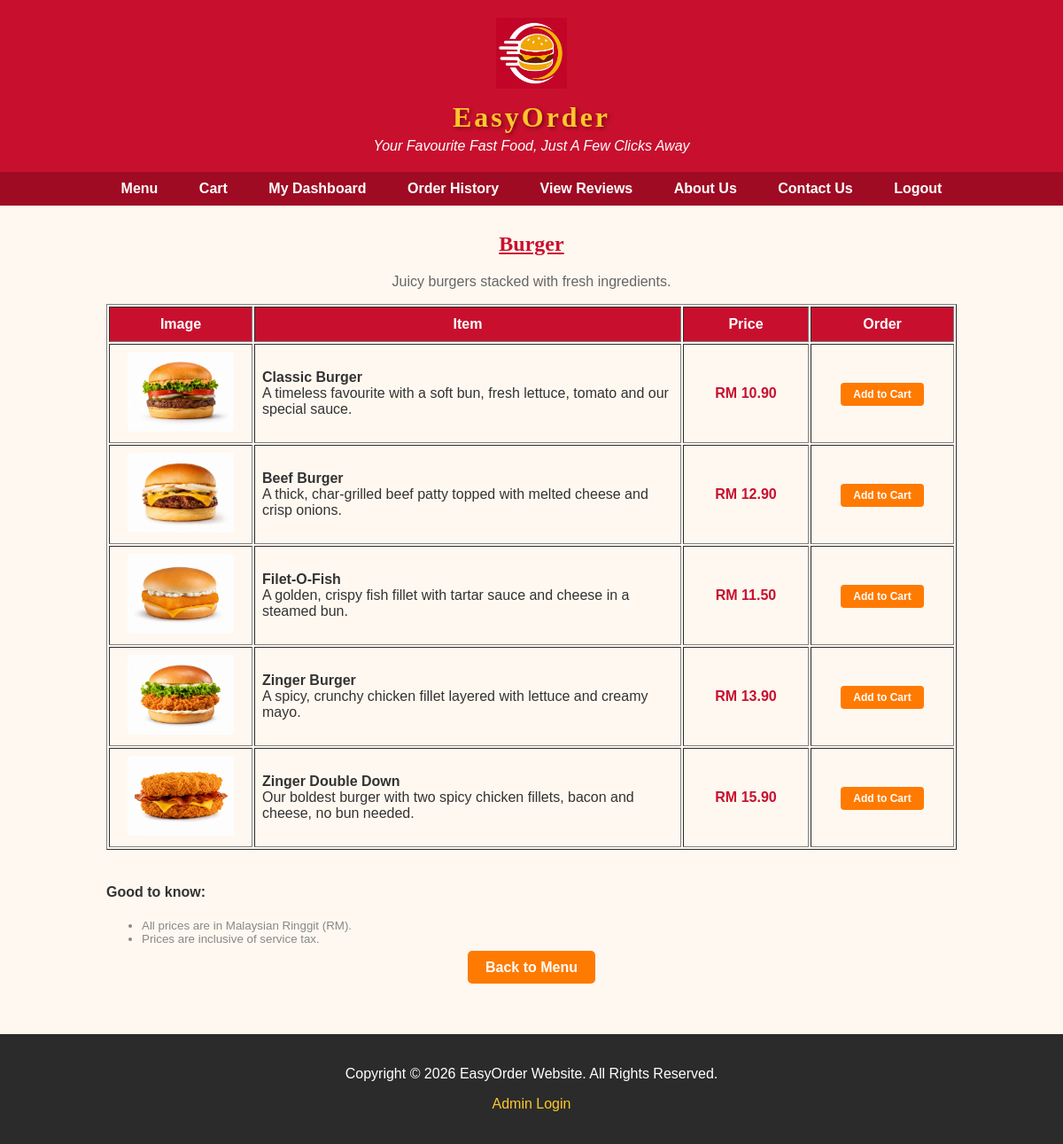
Screenshot of /product.php?cat=C002 with the database file from the repository.
### tables this page shows
CREATE TABLE `category` (
  `category_id` char(5) NOT NULL,
  `category_name` varchar(50) NOT NULL,
  `category_desc` varchar(100) NOT NULL,
  `category_status` varchar(10) NOT NULL,
  `category_isDelete` int(1) NOT NULL DEFAULT 0
);

CREATE TABLE `product` (
  `product_id` char(5) NOT NULL,
  `product_name` varchar(100) NOT NULL,
  `product_desc` varchar(255) NOT NULL DEFAULT '',
  `product_category` varchar(50) NOT NULL,
  `product_price` decimal(5,2) NOT NULL,
  `product_stock` int(4) NOT NULL,
  `product_status` varchar(20) NOT NULL,
  `product_isDelete` int(1) NOT NULL DEFAULT 0
);

### product.php (the view, shortened to what this page needs)
<?php include("dataconnection.php"); ?>
<?php
$catname = "";
$catdesc = "";
$valid_category = false;
if(isset($_GET["cat"]))
{
	$cid = (string)$_GET["cat"];
	$cat_stmt = mysqli_prepare($connect,"SELECT * FROM category WHERE category_id=? AND category_isDelete=0 AND category_status='Active'");
	mysqli_stmt_bind_param($cat_stmt,"s",$cid);
	mysqli_stmt_execute($cat_stmt);
	$cat_result = mysqli_stmt_get_result($cat_stmt);
	if(mysqli_num_rows($cat_result) > 0)
	{
		$cat_row = mysqli_fetch_assoc($cat_result);
		$catname = $cat_row["category_name"];
		$catdesc = $cat_row["category_desc"];
		$valid_category = true;
	}
}
?>
<!DOCTYPE html>
<html>
<head>
<link rel="stylesheet" href="style.css">
</head>
<body>
<div id="header">
<img src="image/logo.png" width="80px" height="80px" alt="EasyOrder Logo" title="EasyOrder">
<h1>EasyOrder</h1>
<p>Your Favourite Fast Food, Just A Few Clicks Away</p>
</div>
<div id="navbar">
<a href="category.php">Menu</a>
<a href="cart.php">Cart</a>
<a href="dashboard.php">My Dashboard</a>
<a href="order_history.php">Order History</a>
<a href="view_review.php">View Reviews</a>
<a href="about.html">About Us</a>
<a href="contact.php">Contact Us</a>
<a href="logout.php" onclick="return confirm('Are you sure you want to logout?')">Logout</a>
</div>
<div id="main">
<?php
if($valid_category)
{
?>
<h2 class="section-title"><?php echo $catname; ?></h2>
<p class="intro"><?php echo $catdesc; ?></p>
<table class="menu-table" width="100%" border="1">
<tr>
<th width="140px">Image</th>
<th>Item</th>
<th width="120px">Price</th>
<th width="140px">Order</th>
</tr>
<?php
$product_stmt = mysqli_prepare($connect,"SELECT * FROM product WHERE product_category=? AND product_isDelete=0 AND product_status!='Inactive'");
mysqli_stmt_bind_param($product_stmt,"s",$catname);
mysqli_stmt_execute($product_stmt);
$result = mysqli_stmt_get_result($product_stmt);
while($row = mysqli_fetch_assoc($result))
{
	$pid = $row["product_id"];
	$pname = $row["product_name"];
	$pprice = $row["product_price"];
	$pstock = $row["product_stock"];
	$pstatus = $row["product_status"];
	$pdesc = $row["product_desc"];
	if($pname=="Original Recipe (1 pc)"){ $pimg="chicken-original.jpg"; }
	else if($pname=="Hot & Spicy (1 pc)"){ $pimg="chicken-hotspicy.jpg"; }
	else if($pname=="Crispy Tenders (3 pcs)"){ $pimg="chicken-tenders.jpg"; }
	else if($pname=="Nuggets (6 pcs)"){ $pimg="chicken-nuggets.jpg"; }
	else if($pname=="Classic Burger"){ $pimg="burger-classic.jpg"; }
	else if($pname=="Beef Burger"){ $pimg="burger-beef.jpg"; }
	else if($pname=="Filet-O-Fish"){ $pimg="burger-fish.jpg"; }
	else if($pname=="Zinger Burger"){ $pimg="burger-zinger.jpg"; }
	else if($pname=="Zinger Double Down"){ $pimg="burger-zingerdouble.jpg"; }
?>
<tr>
<td align="center"><img src="image/<?php echo $pimg; ?>" width="120px" height="90px" alt="<?php echo $pname; ?>" title="<?php echo $pname; ?>"></td>
<td><b><?php echo $pname; ?></b><br><?php echo $pdesc; ?></td>
<td align="center"><span class="price">RM <?php echo number_format($pprice,2); ?></span></td>
<td align="center">
<?php
if($pstock>0 && $pstatus=="Active")
{
?>
<a class="btn-small" href="cart.php?add=<?php echo $pid; ?>">Add to Cart</a>
<?php
}
else
{
?>
<span class="out-of-stock">Out of Stock</span>
<?php
}
?>
</td>
</tr>
<?php
}
?>
</table>
<br>
<h4>Good to know:</h4>
<ul class="note">
<li>All prices are in Malaysian Ringgit (RM).</li>
<li>Prices are inclusive of service tax.</li>
</ul>
<?php
}
else
{
?>
<h2 class="section-title">Category Not Available</h2>
<p class="intro">Sorry, this category is not available at the moment. Please choose another category from the menu.</p>
<?php
}
?>
<p style="text-align:center;"><a class="btn" href="category.php">Back to Menu</a></p>
</div>
<footer>
<p>Copyright &copy; 2026 EasyOrder Website. All Rights Reserved.</p>
<p><a href="admin_login.php">Admin Login</a></p>
</footer>
</body>
</html>

### style.css (style rules this page uses)
* { font-family:Arial; }
body { background-color:#FFF8F0; color:#333333; margin:0px; }
#header { background-color:#C8102E; color:#FFFFFF; text-align:center; padding:20px 10px 20px 10px; }
#header h1 { color:#FFC72C; font-family:"Arial Black"; letter-spacing:3px; text-shadow:2px 2px 4px #7A0014; margin:10px 0px 5px 0px; }
#header p { color:#FFFFFF; font-style:italic; margin:0px; }
#navbar { background-color:#9E0B22; text-align:center; padding:10px 0px 10px 0px; }
#navbar a { color:#FFFFFF; font-weight:bold; text-decoration:none; padding:12px 18px 12px 18px; margin:0px 3px 0px 3px; }
#main { width:960px; margin:auto; padding:10px 0px 20px 0px; }
.section-title { color:#C8102E; text-align:center; font-family:"Arial Narrow"; text-decoration:underline; }
.btn { background-color:#FF7A00; color:#FFFFFF; font-weight:bold; text-decoration:none; padding:10px 20px 10px 20px; border-radius:5px; }
th { background-color:#C8102E; color:#FFFFFF; padding:10px; }
td { padding:8px; }
footer { background-color:#2B2B2B; color:#FFFFFF; text-align:center; padding:20px 10px 20px 10px; margin-top:30px; }
footer a { color:#FFC72C; text-decoration:none; }
.intro { text-align:center; color:#666666; }
.menu-table { margin:auto; }
.menu-table img { border-radius:4px; }
.btn-small { background-color:#FF7A00; color:#FFFFFF; font-weight:bold; text-decoration:none; padding:6px 14px 6px 14px; border-radius:4px; font-size:9pt; }
.price { color:#C8102E; font-weight:bold; font-size:12pt; }
ul.note { color:#888888; font-size:10pt; }

### rows the page displays
category: category_name "Burger", category_desc "Juicy burgers stacked with fresh ingredients."
product: shows a picture, product_name "Classic Burger", product_desc "A timeless favourite with a soft bun, fresh lettuce, tomato and our special sauce.", product_price "10.90"
product: shows a picture, product_name "Beef Burger", product_desc "A thick, char-grilled beef patty topped with melted cheese and crisp onions.", product_price "12.90"
product: shows a picture, product_name "Filet-O-Fish", product_desc "A golden, crispy fish fillet with tartar sauce and cheese in a steamed bun.", product_price "11.50"
product: shows a picture, product_name "Zinger Burger", product_desc "A spicy, crunchy chicken fillet layered with lettuce and creamy mayo.", product_price "13.90"
product: shows a picture, product_name "Zinger Double Down", product_desc "Our boldest burger with two spicy chicken fillets, bacon and cheese, no bun needed.", product_price "15.90"
